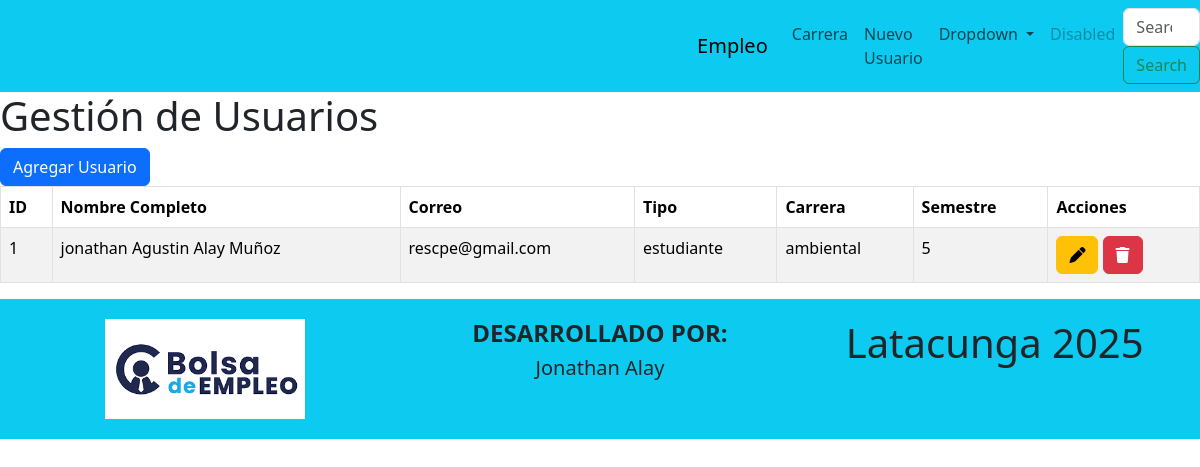
Page /usuario on the committed database.
### Aplicaciones/Eventos/models.py (models this page shows, shortened)
class Usuario(models.Model):
    nombre_completo = models.CharField(max_length=100)
    correo = models.EmailField(unique=True)
    tipo = models.CharField(max_length=20)  # estudiante, docente, admin
    carrera = models.ForeignKey(Carrera, on_delete=models.SET_NULL, null=True)
    semestre = models.CharField(max_length=10)

class Carrera(models.Model):
    nombre = models.CharField(max_length=100)
    def __str__(self):
        return self.nombre

### Aplicaciones/Eventos/views.py (the view)
# urls.py: path('usuario', views.usuario, name='usuario'),
def usuario(request):
    registros = Usuario.objects.all()
    return render(request, "usuario.html", {'usuarios': registros})

### Aplicaciones/Eventos/templates/usuario.html (shortened to what this page needs)
{% extends './plantilla.html' %}
{% block contenido %}
    <h1>Gestión de Usuarios</h1>
    <a class="btn btn-primary" href="/nuevoUsuario">Agregar Usuario</a>
    <table class="table table-bordered table-striped table-hover" id="tbl_usuarios">
        <thead>
            <tr>
                <th>ID</th>
                <th>Nombre Completo</th>
                <th>Correo</th>
                <th>Tipo</th>
                <th>Carrera</th>
                <th>Semestre</th>
                <th>Acciones</th>
            </tr>
        </thead>
        <tbody>
            {% for usuario in usuarios %}
                <tr>
                    <td>{{ usuario.id }}</td>
                    <td>{{ usuario.nombre_completo }}</td>
                    <td>{{ usuario.correo }}</td>
                    <td>{{ usuario.tipo }}</td>
                    <td>{{ usuario.carrera }}</td>
                    <td>{{ usuario.semestre }}</td>
                    <td>
                        <a class="btn btn-warning" href="/editarUsuario/{{ usuario.id }}"><i class ="fa fa-pen"> </i></a>
                        <a class="btn btn-danger" href="#" onclick="eliminarUsuario({{ usuario.id }})"><i class ="fa fa-trash"> </i></a>
                    </td>
                </tr>
            {% endfor %}
        </tbody>
    </table>
{% endblock %}

### rows in the picture
Usuario: id "1", nombre_completo "jonathan Agustin Alay Muñoz", correo "rescpe@gmail.com", tipo "estudiante", carrera "ambiental", semestre "5"
